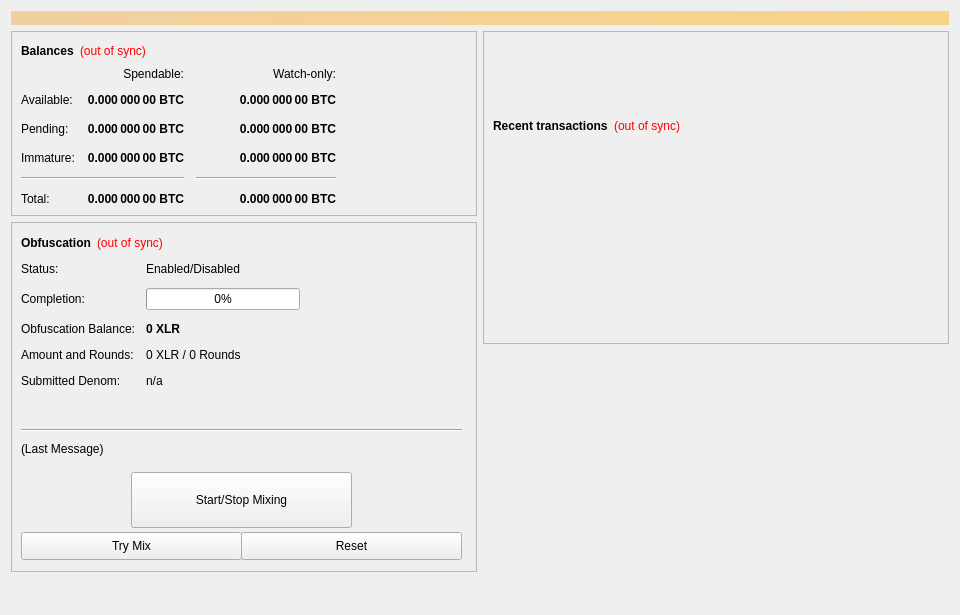
<?xml version="1.0" encoding="UTF-8"?>
<ui version="4.0">
 <class>OverviewPage</class>
 <widget class="QWidget" name="OverviewPage">
  <property name="geometry">
   <rect>
    <x>0</x>
    <y>0</y>
    <width>960</width>
    <height>615</height>
   </rect>
  </property>
  <property name="minimumSize">
   <size>
    <width>960</width>
    <height>0</height>
   </size>
  </property>
  <property name="windowTitle">
   <string>Form</string>
  </property>
  <layout class="QVBoxLayout" name="topLayout">
   <item>
    <widget class="QLabel" name="labelAlerts">
     <property name="visible">
      <bool>false</bool>
     </property>
     <property name="styleSheet">
      <string notr="true">background-color: qlineargradient(x1: 0, y1: 0, x2: 1, y2: 0, stop:0 #F0D0A0, stop:1 #F8D488); color:#000000;</string>
     </property>
     <property name="wordWrap">
      <bool>true</bool>
     </property>
     <property name="margin">
      <number>3</number>
     </property>
    </widget>
   </item>
   <item>
    <layout class="QHBoxLayout" name="horizontalLayout" stretch="1,1">
     <item>
      <layout class="QVBoxLayout" name="verticalLayout_2">
       <item>
        <widget class="QFrame" name="frame">
         <property name="frameShape">
          <enum>QFrame::StyledPanel</enum>
         </property>
         <property name="frameShadow">
          <enum>QFrame::Raised</enum>
         </property>
         <layout class="QVBoxLayout" name="verticalLayout_4">
          <item>
           <layout class="QHBoxLayout" name="horizontalLayout_4">
            <item>
             <widget class="QLabel" name="label_5">
              <property name="font">
               <font>
                <weight>75</weight>
                <bold>true</bold>
               </font>
              </property>
              <property name="text">
               <string>Balances</string>
              </property>
             </widget>
            </item>
            <item>
             <widget class="QLabel" name="labelWalletStatus">
              <property name="cursor">
               <cursorShape>WhatsThisCursor</cursorShape>
              </property>
              <property name="toolTip">
               <string>The displayed information may be out of date. Your wallet automatically synchronizes with the Solaris network after a connection is established, but this process has not completed yet.</string>
              </property>
              <property name="styleSheet">
               <string notr="true">QLabel { color: red; }</string>
              </property>
              <property name="text">
               <string notr="true">(out of sync)</string>
              </property>
              <property name="alignment">
               <set>Qt::AlignLeading|Qt::AlignLeft|Qt::AlignVCenter</set>
              </property>
             </widget>
            </item>
            <item>
             <spacer name="horizontalSpacer_3">
              <property name="orientation">
               <enum>Qt::Horizontal</enum>
              </property>
              <property name="sizeHint" stdset="0">
               <size>
                <width>40</width>
                <height>20</height>
               </size>
              </property>
             </spacer>
            </item>
           </layout>
          </item>
          <item>
           <layout class="QGridLayout" name="gridLayout">
            <property name="spacing">
             <number>12</number>
            </property>
            <item row="2" column="2">
             <widget class="QLabel" name="labelWatchPending">
              <property name="font">
               <font>
                <weight>75</weight>
                <bold>true</bold>
               </font>
              </property>
              <property name="cursor">
               <cursorShape>IBeamCursor</cursorShape>
              </property>
              <property name="toolTip">
               <string>Unconfirmed transactions to watch-only addresses</string>
              </property>
              <property name="text">
               <string notr="true">0.000 000 00 BTC</string>
              </property>
              <property name="alignment">
               <set>Qt::AlignRight|Qt::AlignTrailing|Qt::AlignVCenter</set>
              </property>
              <property name="textInteractionFlags">
               <set>Qt::LinksAccessibleByMouse|Qt::TextSelectableByKeyboard|Qt::TextSelectableByMouse</set>
              </property>
             </widget>
            </item>
            <item row="2" column="1">
             <widget class="QLabel" name="labelUnconfirmed">
              <property name="font">
               <font>
                <weight>75</weight>
                <bold>true</bold>
               </font>
              </property>
              <property name="cursor">
               <cursorShape>IBeamCursor</cursorShape>
              </property>
              <property name="toolTip">
               <string>Total of transactions that have yet to be confirmed, and do not yet count toward the spendable balance</string>
              </property>
              <property name="text">
               <string notr="true">0.000 000 00 BTC</string>
              </property>
              <property name="alignment">
               <set>Qt::AlignRight|Qt::AlignTrailing|Qt::AlignVCenter</set>
              </property>
              <property name="textInteractionFlags">
               <set>Qt::LinksAccessibleByMouse|Qt::TextSelectableByKeyboard|Qt::TextSelectableByMouse</set>
              </property>
             </widget>
            </item>
            <item row="3" column="2">
             <widget class="QLabel" name="labelWatchImmature">
              <property name="font">
               <font>
                <weight>75</weight>
                <bold>true</bold>
               </font>
              </property>
              <property name="cursor">
               <cursorShape>IBeamCursor</cursorShape>
              </property>
              <property name="toolTip">
               <string>Staked or masternode rewards in watch-only addresses that has not yet matured</string>
              </property>
              <property name="text">
               <string notr="true">0.000 000 00 BTC</string>
              </property>
              <property name="alignment">
               <set>Qt::AlignRight|Qt::AlignTrailing|Qt::AlignVCenter</set>
              </property>
              <property name="textInteractionFlags">
               <set>Qt::LinksAccessibleByMouse|Qt::TextSelectableByKeyboard|Qt::TextSelectableByMouse</set>
              </property>
             </widget>
            </item>
            <item row="4" column="0" colspan="2">
             <widget class="Line" name="lineSpendableBalance">
              <property name="orientation">
               <enum>Qt::Horizontal</enum>
              </property>
             </widget>
            </item>
            <item row="4" column="2">
             <widget class="Line" name="lineWatchBalance">
              <property name="sizePolicy">
               <sizepolicy hsizetype="Preferred" vsizetype="Fixed">
                <horstretch>0</horstretch>
                <verstretch>0</verstretch>
               </sizepolicy>
              </property>
              <property name="minimumSize">
               <size>
                <width>140</width>
                <height>0</height>
               </size>
              </property>
              <property name="orientation">
               <enum>Qt::Horizontal</enum>
              </property>
             </widget>
            </item>
            <item row="5" column="0">
             <widget class="QLabel" name="labelTotalText">
              <property name="text">
               <string>Total:</string>
              </property>
             </widget>
            </item>
            <item row="3" column="1">
             <widget class="QLabel" name="labelImmature">
              <property name="font">
               <font>
                <weight>75</weight>
                <bold>true</bold>
               </font>
              </property>
              <property name="cursor">
               <cursorShape>IBeamCursor</cursorShape>
              </property>
              <property name="toolTip">
               <string>Staked or masternode rewards that has not yet matured</string>
              </property>
              <property name="text">
               <string notr="true">0.000 000 00 BTC</string>
              </property>
              <property name="alignment">
               <set>Qt::AlignRight|Qt::AlignTrailing|Qt::AlignVCenter</set>
              </property>
              <property name="textInteractionFlags">
               <set>Qt::LinksAccessibleByMouse|Qt::TextSelectableByKeyboard|Qt::TextSelectableByMouse</set>
              </property>
             </widget>
            </item>
            <item row="2" column="3">
             <spacer name="horizontalSpacer_2">
              <property name="orientation">
               <enum>Qt::Horizontal</enum>
              </property>
              <property name="sizeHint" stdset="0">
               <size>
                <width>40</width>
                <height>20</height>
               </size>
              </property>
             </spacer>
            </item>
            <item row="3" column="0">
             <widget class="QLabel" name="labelImmatureText">
              <property name="text">
               <string>Immature:</string>
              </property>
             </widget>
            </item>
            <item row="5" column="1">
             <widget class="QLabel" name="labelTotal">
              <property name="font">
               <font>
                <weight>75</weight>
                <bold>true</bold>
               </font>
              </property>
              <property name="cursor">
               <cursorShape>IBeamCursor</cursorShape>
              </property>
              <property name="toolTip">
               <string>Your current total balance</string>
              </property>
              <property name="text">
               <string notr="true">0.000 000 00 BTC</string>
              </property>
              <property name="alignment">
               <set>Qt::AlignRight|Qt::AlignTrailing|Qt::AlignVCenter</set>
              </property>
              <property name="textInteractionFlags">
               <set>Qt::LinksAccessibleByMouse|Qt::TextSelectableByKeyboard|Qt::TextSelectableByMouse</set>
              </property>
             </widget>
            </item>
            <item row="5" column="2">
             <widget class="QLabel" name="labelWatchTotal">
              <property name="font">
               <font>
                <weight>75</weight>
                <bold>true</bold>
               </font>
              </property>
              <property name="cursor">
               <cursorShape>IBeamCursor</cursorShape>
              </property>
              <property name="toolTip">
               <string>Current total balance in watch-only addresses</string>
              </property>
              <property name="text">
               <string notr="true">0.000 000 00 BTC</string>
              </property>
              <property name="alignment">
               <set>Qt::AlignRight|Qt::AlignTrailing|Qt::AlignVCenter</set>
              </property>
              <property name="textInteractionFlags">
               <set>Qt::LinksAccessibleByMouse|Qt::TextSelectableByKeyboard|Qt::TextSelectableByMouse</set>
              </property>
             </widget>
            </item>
            <item row="0" column="2">
             <widget class="QLabel" name="labelWatchonly">
              <property name="text">
               <string>Watch-only:</string>
              </property>
              <property name="alignment">
               <set>Qt::AlignRight|Qt::AlignTrailing|Qt::AlignVCenter</set>
              </property>
             </widget>
            </item>
            <item row="1" column="0">
             <widget class="QLabel" name="labelBalanceText">
              <property name="text">
               <string>Available:</string>
              </property>
             </widget>
            </item>
            <item row="1" column="1">
             <widget class="QLabel" name="labelBalance">
              <property name="font">
               <font>
                <weight>75</weight>
                <bold>true</bold>
               </font>
              </property>
              <property name="cursor">
               <cursorShape>IBeamCursor</cursorShape>
              </property>
              <property name="toolTip">
               <string>Your current spendable balance</string>
              </property>
              <property name="text">
               <string notr="true">0.000 000 00 BTC</string>
              </property>
              <property name="alignment">
               <set>Qt::AlignRight|Qt::AlignTrailing|Qt::AlignVCenter</set>
              </property>
              <property name="textInteractionFlags">
               <set>Qt::LinksAccessibleByMouse|Qt::TextSelectableByKeyboard|Qt::TextSelectableByMouse</set>
              </property>
             </widget>
            </item>
            <item row="1" column="2">
             <widget class="QLabel" name="labelWatchAvailable">
              <property name="font">
               <font>
                <weight>75</weight>
                <bold>true</bold>
               </font>
              </property>
              <property name="cursor">
               <cursorShape>IBeamCursor</cursorShape>
              </property>
              <property name="toolTip">
               <string>Your current balance in watch-only addresses</string>
              </property>
              <property name="text">
               <string notr="true">0.000 000 00 BTC</string>
              </property>
              <property name="alignment">
               <set>Qt::AlignRight|Qt::AlignTrailing|Qt::AlignVCenter</set>
              </property>
              <property name="textInteractionFlags">
               <set>Qt::LinksAccessibleByMouse|Qt::TextSelectableByKeyboard|Qt::TextSelectableByMouse</set>
              </property>
             </widget>
            </item>
            <item row="2" column="0">
             <widget class="QLabel" name="labelPendingText">
              <property name="text">
               <string>Pending:</string>
              </property>
             </widget>
            </item>
            <item row="0" column="1">
             <widget class="QLabel" name="labelSpendable">
              <property name="text">
               <string>Spendable:</string>
              </property>
              <property name="alignment">
               <set>Qt::AlignRight|Qt::AlignTrailing|Qt::AlignVCenter</set>
              </property>
             </widget>
            </item>
           </layout>
          </item>
         </layout>
        </widget>
       </item>
       <item>
        <widget class="QFrame" name="frameObfuscation">
         <property name="minimumSize">
          <size>
           <width>0</width>
           <height>350</height>
          </size>
         </property>
         <property name="layoutDirection">
          <enum>Qt::LeftToRight</enum>
         </property>
         <property name="frameShape">
          <enum>QFrame::StyledPanel</enum>
         </property>
         <property name="frameShadow">
          <enum>QFrame::Raised</enum>
         </property>
         <widget class="QWidget" name="formLayoutWidget">
          <property name="geometry">
           <rect>
            <x>10</x>
            <y>40</y>
            <width>451</width>
            <height>161</height>
           </rect>
          </property>
          <layout class="QFormLayout" name="formLayout">
           <property name="fieldGrowthPolicy">
            <enum>QFormLayout::AllNonFixedFieldsGrow</enum>
           </property>
           <property name="horizontalSpacing">
            <number>11</number>
           </property>
           <property name="verticalSpacing">
            <number>12</number>
           </property>
           <item row="0" column="0">
            <widget class="QLabel" name="label_6">
             <property name="text">
              <string>Status:</string>
             </property>
            </widget>
           </item>
           <item row="1" column="0">
            <widget class="QLabel" name="label_7">
             <property name="text">
              <string>Completion:</string>
             </property>
            </widget>
           </item>
           <item row="1" column="1">
            <widget class="QProgressBar" name="obfuscationProgress">
             <property name="maximumSize">
              <size>
               <width>154</width>
               <height>16777215</height>
              </size>
             </property>
             <property name="value">
              <number>0</number>
             </property>
            </widget>
           </item>
           <item row="2" column="0">
            <widget class="QLabel" name="labelAnonymizedText">
             <property name="text">
              <string>Obfuscation Balance:</string>
             </property>
            </widget>
           </item>
           <item row="2" column="1">
            <widget class="QLabel" name="labelAnonymized">
             <property name="font">
              <font>
               <weight>75</weight>
               <bold>true</bold>
              </font>
             </property>
             <property name="text">
              <string notr="true">0 XLR</string>
             </property>
            </widget>
           </item>
           <item row="3" column="0">
            <widget class="QLabel" name="label_8">
             <property name="text">
              <string>Amount and Rounds:</string>
             </property>
            </widget>
           </item>
           <item row="3" column="1">
            <widget class="QLabel" name="labelAmountRounds">
             <property name="text">
              <string>0 XLR / 0 Rounds</string>
             </property>
            </widget>
           </item>
           <item row="4" column="0">
            <widget class="QLabel" name="label_9">
             <property name="text">
              <string>Submitted Denom:</string>
             </property>
            </widget>
           </item>
           <item row="4" column="1">
            <widget class="QLabel" name="labelSubmittedDenom">
             <property name="toolTip">
              <string>The denominations you submitted to the Masternode.&lt;br&gt;To mix, other users must submit the exact same denominations.</string>
             </property>
             <property name="text">
              <string>n/a</string>
             </property>
            </widget>
           </item>
           <item row="0" column="1">
            <widget class="QLabel" name="obfuscationEnabled">
             <property name="text">
              <string>Enabled/Disabled</string>
             </property>
            </widget>
           </item>
          </layout>
         </widget>
         <widget class="QPushButton" name="runAutoDenom">
          <property name="geometry">
           <rect>
            <x>251</x>
            <y>17</y>
            <width>1</width>
            <height>1</height>
           </rect>
          </property>
          <property name="palette">
           <palette>
            <active>
             <colorrole role="WindowText">
              <brush brushstyle="SolidPattern">
               <color alpha="255">
                <red>0</red>
                <green>0</green>
                <blue>0</blue>
               </color>
              </brush>
             </colorrole>
             <colorrole role="Button">
              <brush brushstyle="SolidPattern">
               <color alpha="255">
                <red>239</red>
                <green>238</green>
                <blue>238</blue>
               </color>
              </brush>
             </colorrole>
             <colorrole role="Light">
              <brush brushstyle="SolidPattern">
               <color alpha="255">
                <red>255</red>
                <green>255</green>
                <blue>255</blue>
               </color>
              </brush>
             </colorrole>
             <colorrole role="Midlight">
              <brush brushstyle="SolidPattern">
               <color alpha="255">
                <red>247</red>
                <green>246</green>
                <blue>246</blue>
               </color>
              </brush>
             </colorrole>
             <colorrole role="Dark">
              <brush brushstyle="SolidPattern">
               <color alpha="255">
                <red>119</red>
                <green>119</green>
                <blue>119</blue>
               </color>
              </brush>
             </colorrole>
             <colorrole role="Mid">
              <brush brushstyle="SolidPattern">
               <color alpha="255">
                <red>159</red>
                <green>159</green>
                <blue>159</blue>
               </color>
              </brush>
             </colorrole>
             <colorrole role="Text">
              <brush brushstyle="SolidPattern">
               <color alpha="255">
                <red>0</red>
                <green>0</green>
                <blue>0</blue>
               </color>
              </brush>
             </colorrole>
             <colorrole role="BrightText">
              <brush brushstyle="SolidPattern">
               <color alpha="255">
                <red>255</red>
                <green>255</green>
                <blue>255</blue>
               </color>
              </brush>
             </colorrole>
             <colorrole role="ButtonText">
              <brush brushstyle="SolidPattern">
               <color alpha="255">
                <red>0</red>
                <green>0</green>
                <blue>0</blue>
               </color>
              </brush>
             </colorrole>
             <colorrole role="Base">
              <brush brushstyle="SolidPattern">
               <color alpha="255">
                <red>255</red>
                <green>255</green>
                <blue>255</blue>
               </color>
              </brush>
             </colorrole>
             <colorrole role="Window">
              <brush brushstyle="SolidPattern">
               <color alpha="255">
                <red>239</red>
                <green>238</green>
                <blue>238</blue>
               </color>
              </brush>
             </colorrole>
             <colorrole role="Shadow">
              <brush brushstyle="SolidPattern">
               <color alpha="255">
                <red>0</red>
                <green>0</green>
                <blue>0</blue>
               </color>
              </brush>
             </colorrole>
             <colorrole role="AlternateBase">
              <brush brushstyle="SolidPattern">
               <color alpha="255">
                <red>247</red>
                <green>246</green>
                <blue>246</blue>
               </color>
              </brush>
             </colorrole>
             <colorrole role="ToolTipBase">
              <brush brushstyle="SolidPattern">
               <color alpha="255">
                <red>255</red>
                <green>255</green>
                <blue>220</blue>
               </color>
              </brush>
             </colorrole>
             <colorrole role="ToolTipText">
              <brush brushstyle="SolidPattern">
               <color alpha="255">
                <red>0</red>
                <green>0</green>
                <blue>0</blue>
               </color>
              </brush>
             </colorrole>
            </active>
            <inactive>
             <colorrole role="WindowText">
              <brush brushstyle="SolidPattern">
               <color alpha="255">
                <red>0</red>
                <green>0</green>
                <blue>0</blue>
               </color>
              </brush>
             </colorrole>
             <colorrole role="Button">
              <brush brushstyle="SolidPattern">
               <color alpha="255">
                <red>239</red>
                <green>238</green>
                <blue>238</blue>
               </color>
              </brush>
             </colorrole>
             <colorrole role="Light">
              <brush brushstyle="SolidPattern">
               <color alpha="255">
                <red>255</red>
                <green>255</green>
                <blue>255</blue>
               </color>
              </brush>
             </colorrole>
             <colorrole role="Midlight">
              <brush brushstyle="SolidPattern">
               <color alpha="255">
                <red>247</red>
                <green>246</green>
                <blue>246</blue>
               </color>
              </brush>
             </colorrole>
             <colorrole role="Dark">
              <brush brushstyle="SolidPattern">
               <color alpha="255">
                <red>119</red>
                <green>119</green>
                <blue>119</blue>
               </color>
              </brush>
             </colorrole>
             <colorrole role="Mid">
              <brush brushstyle="SolidPattern">
               <color alpha="255">
                <red>159</red>
                <green>159</green>
                <blue>159</blue>
               </color>
              </brush>
             </colorrole>
             <colorrole role="Text">
              <brush brushstyle="SolidPattern">
               <color alpha="255">
                <red>0</red>
                <green>0</green>
                <blue>0</blue>
               </color>
              </brush>
             </colorrole>
             <colorrole role="BrightText">
              <brush brushstyle="SolidPattern">
               <color alpha="255">
                <red>255</red>
                <green>255</green>
                <blue>255</blue>
               </color>
              </brush>
             </colorrole>
             <colorrole role="ButtonText">
              <brush brushstyle="SolidPattern">
               <color alpha="255">
                <red>0</red>
                <green>0</green>
                <blue>0</blue>
               </color>
              </brush>
             </colorrole>
             <colorrole role="Base">
              <brush brushstyle="SolidPattern">
               <color alpha="255">
                <red>255</red>
                <green>255</green>
                <blue>255</blue>
               </color>
              </brush>
             </colorrole>
             <colorrole role="Window">
              <brush brushstyle="SolidPattern">
               <color alpha="255">
                <red>239</red>
                <green>238</green>
                <blue>238</blue>
               </color>
              </brush>
             </colorrole>
             <colorrole role="Shadow">
              <brush brushstyle="SolidPattern">
               <color alpha="255">
                <red>0</red>
                <green>0</green>
                <blue>0</blue>
               </color>
              </brush>
             </colorrole>
             <colorrole role="AlternateBase">
              <brush brushstyle="SolidPattern">
               <color alpha="255">
                <red>247</red>
                <green>246</green>
                <blue>246</blue>
               </color>
              </brush>
             </colorrole>
             <colorrole role="ToolTipBase">
              <brush brushstyle="SolidPattern">
               <color alpha="255">
                <red>255</red>
                <green>255</green>
                <blue>220</blue>
               </color>
              </brush>
             </colorrole>
             <colorrole role="ToolTipText">
              <brush brushstyle="SolidPattern">
               <color alpha="255">
                <red>0</red>
                <green>0</green>
                <blue>0</blue>
               </color>
              </brush>
             </colorrole>
            </inactive>
            <disabled>
             <colorrole role="WindowText">
              <brush brushstyle="SolidPattern">
               <color alpha="255">
                <red>119</red>
                <green>119</green>
                <blue>119</blue>
               </color>
              </brush>
             </colorrole>
             <colorrole role="Button">
              <brush brushstyle="SolidPattern">
               <color alpha="255">
                <red>239</red>
                <green>238</green>
                <blue>238</blue>
               </color>
              </brush>
             </colorrole>
             <colorrole role="Light">
              <brush brushstyle="SolidPattern">
               <color alpha="255">
                <red>255</red>
                <green>255</green>
                <blue>255</blue>
               </color>
              </brush>
             </colorrole>
             <colorrole role="Midlight">
              <brush brushstyle="SolidPattern">
               <color alpha="255">
                <red>247</red>
                <green>246</green>
                <blue>246</blue>
               </color>
              </brush>
             </colorrole>
             <colorrole role="Dark">
              <brush brushstyle="SolidPattern">
               <color alpha="255">
                <red>119</red>
                <green>119</green>
                <blue>119</blue>
               </color>
              </brush>
             </colorrole>
             <colorrole role="Mid">
              <brush brushstyle="SolidPattern">
               <color alpha="255">
                <red>159</red>
                <green>159</green>
                <blue>159</blue>
               </color>
              </brush>
             </colorrole>
             <colorrole role="Text">
              <brush brushstyle="SolidPattern">
               <color alpha="255">
                <red>119</red>
                <green>119</green>
                <blue>119</blue>
               </color>
              </brush>
             </colorrole>
             <colorrole role="BrightText">
              <brush brushstyle="SolidPattern">
               <color alpha="255">
                <red>255</red>
                <green>255</green>
                <blue>255</blue>
               </color>
              </brush>
             </colorrole>
             <colorrole role="ButtonText">
              <brush brushstyle="SolidPattern">
               <color alpha="255">
                <red>119</red>
                <green>119</green>
                <blue>119</blue>
               </color>
              </brush>
             </colorrole>
             <colorrole role="Base">
              <brush brushstyle="SolidPattern">
               <color alpha="255">
                <red>239</red>
                <green>238</green>
                <blue>238</blue>
               </color>
              </brush>
             </colorrole>
             <colorrole role="Window">
              <brush brushstyle="SolidPattern">
               <color alpha="255">
                <red>239</red>
                <green>238</green>
                <blue>238</blue>
               </color>
              </brush>
             </colorrole>
             <colorrole role="Shadow">
              <brush brushstyle="SolidPattern">
               <color alpha="255">
                <red>0</red>
                <green>0</green>
                <blue>0</blue>
               </color>
              </brush>
             </colorrole>
             <colorrole role="AlternateBase">
              <brush brushstyle="SolidPattern">
               <color alpha="255">
                <red>239</red>
                <green>238</green>
                <blue>238</blue>
               </color>
              </brush>
             </colorrole>
             <colorrole role="ToolTipBase">
              <brush brushstyle="SolidPattern">
               <color alpha="255">
                <red>255</red>
                <green>255</green>
                <blue>220</blue>
               </color>
              </brush>
             </colorrole>
             <colorrole role="ToolTipText">
              <brush brushstyle="SolidPattern">
               <color alpha="255">
                <red>0</red>
                <green>0</green>
                <blue>0</blue>
               </color>
              </brush>
             </colorrole>
            </disabled>
           </palette>
          </property>
          <property name="focusPolicy">
           <enum>Qt::NoFocus</enum>
          </property>
          <property name="autoFillBackground">
           <bool>true</bool>
          </property>
          <property name="text">
           <string/>
          </property>
          <property name="flat">
           <bool>true</bool>
          </property>
         </widget>
         <widget class="QPushButton" name="toggleObfuscation">
          <property name="geometry">
           <rect>
            <x>120</x>
            <y>250</y>
            <width>221</width>
            <height>56</height>
           </rect>
          </property>
          <property name="sizePolicy">
           <sizepolicy hsizetype="MinimumExpanding" vsizetype="Fixed">
            <horstretch>0</horstretch>
            <verstretch>0</verstretch>
           </sizepolicy>
          </property>
          <property name="text">
           <string>Start/Stop Mixing</string>
          </property>
         </widget>
         <widget class="Line" name="lineLastMessage">
          <property name="geometry">
           <rect>
            <x>10</x>
            <y>200</y>
            <width>441</width>
            <height>16</height>
           </rect>
          </property>
          <property name="orientation">
           <enum>Qt::Horizontal</enum>
          </property>
         </widget>
         <widget class="QLabel" name="obfuscationStatus">
          <property name="geometry">
           <rect>
            <x>10</x>
            <y>220</y>
            <width>451</width>
            <height>61</height>
           </rect>
          </property>
          <property name="minimumSize">
           <size>
            <width>288</width>
            <height>43</height>
           </size>
          </property>
          <property name="text">
           <string>(Last Message)</string>
          </property>
          <property name="alignment">
           <set>Qt::AlignLeading|Qt::AlignLeft|Qt::AlignTop</set>
          </property>
          <property name="wordWrap">
           <bool>true</bool>
          </property>
         </widget>
         <widget class="QPushButton" name="obfuscationAuto">
          <property name="geometry">
           <rect>
            <x>10</x>
            <y>310</y>
            <width>221</width>
            <height>28</height>
           </rect>
          </property>
          <property name="sizePolicy">
           <sizepolicy hsizetype="MinimumExpanding" vsizetype="Fixed">
            <horstretch>0</horstretch>
            <verstretch>0</verstretch>
           </sizepolicy>
          </property>
          <property name="toolTip">
           <string>Try to manually submit a Obfuscation request.</string>
          </property>
          <property name="text">
           <string>Try Mix</string>
          </property>
         </widget>
         <widget class="QPushButton" name="obfuscationReset">
          <property name="geometry">
           <rect>
            <x>230</x>
            <y>310</y>
            <width>221</width>
            <height>28</height>
           </rect>
          </property>
          <property name="sizePolicy">
           <sizepolicy hsizetype="MinimumExpanding" vsizetype="Fixed">
            <horstretch>0</horstretch>
            <verstretch>0</verstretch>
           </sizepolicy>
          </property>
          <property name="toolTip">
           <string>Reset the current status of Obfuscation (can interrupt Obfuscation if it's in the process of Mixing, which can cost you money!)</string>
          </property>
          <property name="autoFillBackground">
           <bool>false</bool>
          </property>
          <property name="text">
           <string>Reset</string>
          </property>
         </widget>
         <widget class="QWidget" name="layoutWidget">
          <property name="geometry">
           <rect>
            <x>10</x>
            <y>10</y>
            <width>431</width>
            <height>22</height>
           </rect>
          </property>
          <layout class="QHBoxLayout" name="horizontalLayout_5">
           <item>
            <widget class="QLabel" name="label_2">
             <property name="font">
              <font>
               <weight>75</weight>
               <bold>true</bold>
              </font>
             </property>
             <property name="text">
              <string>Obfuscation</string>
             </property>
            </widget>
           </item>
           <item>
            <widget class="QLabel" name="labelObfuscationSyncStatus">
             <property name="toolTip">
              <string>The displayed information may be out of date. Your wallet automatically synchronizes with the Solaris network after a connection is established, but this process has not completed yet.</string>
             </property>
             <property name="styleSheet">
              <string notr="true">QLabel { color: red; }</string>
             </property>
             <property name="text">
              <string notr="true">(out of sync)</string>
             </property>
             <property name="alignment">
              <set>Qt::AlignLeading|Qt::AlignLeft|Qt::AlignVCenter</set>
             </property>
            </widget>
           </item>
           <item>
            <spacer name="horizontalSpacer_4">
             <property name="orientation">
              <enum>Qt::Horizontal</enum>
             </property>
             <property name="sizeHint" stdset="0">
              <size>
               <width>40</width>
               <height>20</height>
              </size>
             </property>
            </spacer>
           </item>
          </layout>
         </widget>
        </widget>
       </item>
       <item>
        <spacer name="verticalSpacer">
         <property name="orientation">
          <enum>Qt::Vertical</enum>
         </property>
         <property name="sizeHint" stdset="0">
          <size>
           <width>20</width>
           <height>40</height>
          </size>
         </property>
        </spacer>
       </item>
      </layout>
     </item>
     <item>
      <layout class="QVBoxLayout" name="verticalLayout_3">
       <item>
        <widget class="QFrame" name="frame_2">
         <property name="frameShape">
          <enum>QFrame::StyledPanel</enum>
         </property>
         <property name="frameShadow">
          <enum>QFrame::Raised</enum>
         </property>
         <layout class="QVBoxLayout" name="verticalLayout">
          <item>
           <spacer name="verticalSpacer_3">
            <property name="orientation">
             <enum>Qt::Vertical</enum>
            </property>
            <property name="sizeType">
             <enum>QSizePolicy::Fixed</enum>
            </property>
            <property name="sizeHint" stdset="0">
             <size>
              <width>20</width>
              <height>75</height>
             </size>
            </property>
           </spacer>
          </item>
          <item>
           <layout class="QHBoxLayout" name="horizontalLayout_2">
            <item>
             <widget class="QLabel" name="label_4">
              <property name="font">
               <font>
                <weight>75</weight>
                <bold>true</bold>
               </font>
              </property>
              <property name="text">
               <string>Recent transactions</string>
              </property>
             </widget>
            </item>
            <item>
             <widget class="QLabel" name="labelTransactionsStatus">
              <property name="cursor">
               <cursorShape>WhatsThisCursor</cursorShape>
              </property>
              <property name="toolTip">
               <string>The displayed information may be out of date. Your wallet automatically synchronizes with the Solaris network after a connection is established, but this process has not completed yet.</string>
              </property>
              <property name="styleSheet">
               <string notr="true">QLabel { color: red; }</string>
              </property>
              <property name="text">
               <string notr="true">(out of sync)</string>
              </property>
              <property name="alignment">
               <set>Qt::AlignRight|Qt::AlignTrailing|Qt::AlignVCenter</set>
              </property>
             </widget>
            </item>
            <item>
             <spacer name="horizontalSpacer">
              <property name="orientation">
               <enum>Qt::Horizontal</enum>
              </property>
              <property name="sizeHint" stdset="0">
               <size>
                <width>40</width>
                <height>20</height>
               </size>
              </property>
             </spacer>
            </item>
           </layout>
          </item>
          <item>
           <widget class="QListView" name="listTransactions">
            <property name="styleSheet">
             <string notr="true">QListView { background: transparent; }</string>
            </property>
            <property name="frameShape">
             <enum>QFrame::NoFrame</enum>
            </property>
            <property name="verticalScrollBarPolicy">
             <enum>Qt::ScrollBarAlwaysOff</enum>
            </property>
            <property name="horizontalScrollBarPolicy">
             <enum>Qt::ScrollBarAlwaysOff</enum>
            </property>
            <property name="selectionMode">
             <enum>QAbstractItemView::NoSelection</enum>
            </property>
           </widget>
          </item>
         </layout>
        </widget>
       </item>
       <item>
        <spacer name="verticalSpacer_2">
         <property name="orientation">
          <enum>Qt::Vertical</enum>
         </property>
         <property name="sizeType">
          <enum>QSizePolicy::Expanding</enum>
         </property>
         <property name="sizeHint" stdset="0">
          <size>
           <width>20</width>
           <height>40</height>
          </size>
         </property>
        </spacer>
       </item>
      </layout>
     </item>
    </layout>
   </item>
  </layout>
 </widget>
 <resources/>
 <connections/>
</ui>
